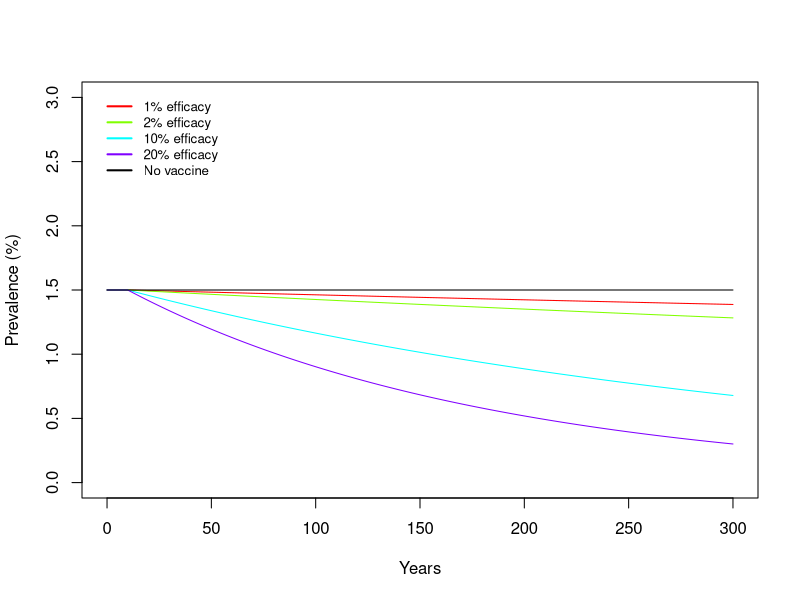

Generate this figure with R:
## ---- chunk 1
# R code to define parameters for simulations
beta <- 0.02900653  # Setup to give a 1.5% prevalence
mu <- 1/35         # people sexually active for 35 years (15-50 years old)
epsilon <- c(0,0.01,0.02,0.1,0.2)
## ---- chunk 2
# R code to run the simulations

# Setup timesteps
dt <- 0.1
endtime <- 300
vaccine_time <- 10

t <- seq(from=0, to=endtime, by=dt)
numtimes <- length(t)

# Define initial conditions
izero <- 1-mu/beta

# Define ode function to calculate proportion next time step
dinfects <- function(propInfected,betaVal,epsilonVal,muVal){
  betaVal*(1-epsilonVal)*propInfected*(1-propInfected)-muVal*propInfected
}

# Simulate the model for each epsilon value - likely an inefficient way of doing this but works. 
# Should use some fancy R functions or vectorisation 

prop <- matrix(0,nrow=length(epsilon),ncol=numtimes) # initialize output array
prop[,1] <- izero # insert initial conditions

for (ii in 1:length(epsilon)){
  
  for (jj in 1:(numtimes-1)){
    if (jj < vaccine_time/dt)
      epsilonValue <- epsilon[1]
    else
      epsilonValue <- epsilon[ii]
    
    prop[ii,jj+1] <- prop[ii,jj] + dt*dinfects(prop[ii,jj],beta,epsilonValue,mu)  
  }  
}

## ---- chunk 3
# Do a pretty plot of the output

prev <- 100*prop # Convert to a percentage
colours <- c(rainbow(4),"black") # Colours for lines

# Set up plot
plot(t,prev[1,],type="n",lwd=2,xlab="Years",ylab="Prevalence (%)",ylim=c(0,2*prev[1,1]))

# Plot lines
for (ii in 2:length(epsilon)){
  lines(t,prev[ii,],col=colours[ii-1])
}
lines(t,prev[1,],col=colours[5]) # Overplot baseline simulation
legend("topleft",c("1% efficacy","2% efficacy","10% efficacy","20% efficacy","No vaccine"),bty="n",cex=0.8, pt.cex = 1,inset=0.02,lwd=2,col=c(colours,"black"))
